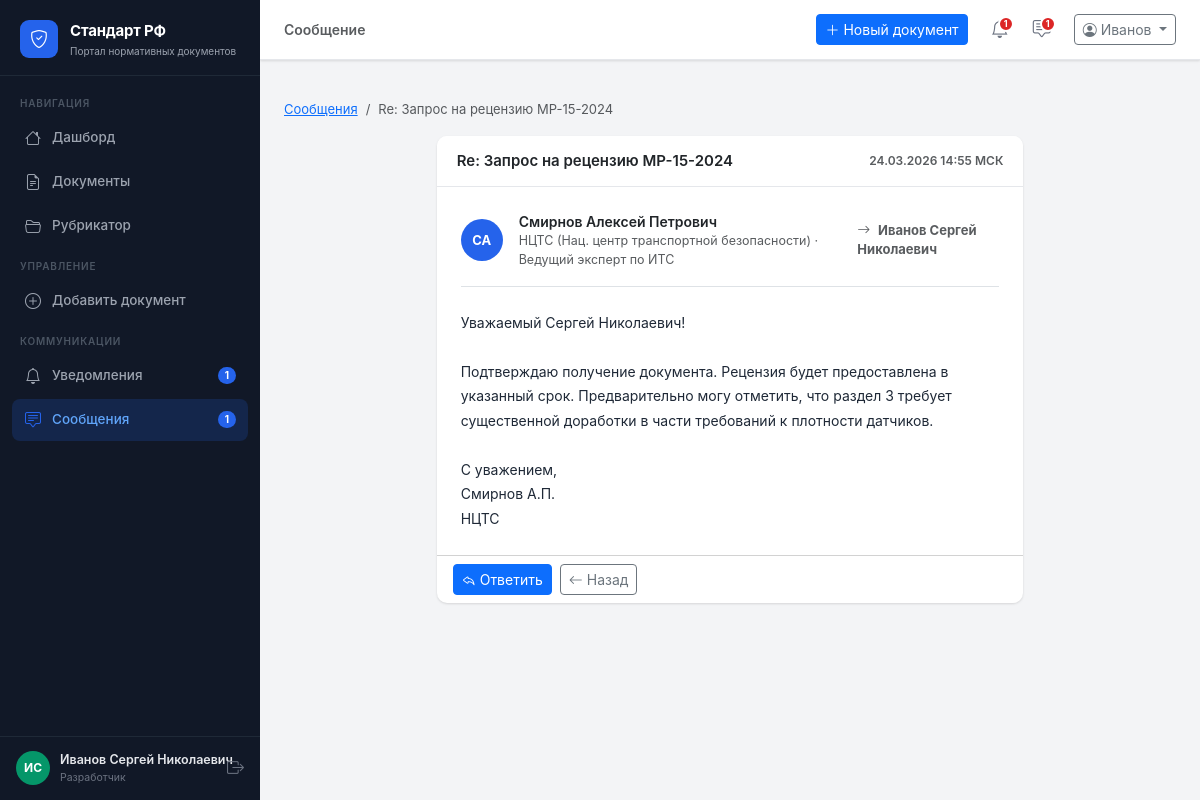
The page /messages/2 (signed in) on the database its author committed.
### app/models.py (models this page shows)
class User(db.Model):
    __tablename__ = 'users'
    id           = db.Column(db.Integer, primary_key=True)
    username     = db.Column(db.String(80), unique=True, nullable=False)
    email        = db.Column(db.String(120), unique=True, nullable=False)
    password     = db.Column(db.String(200), nullable=False, default='demo123')
    role         = db.Column(db.String(20), nullable=False)   # admin | org | expert
    full_name    = db.Column(db.String(200))
    organization = db.Column(db.String(300))
    position     = db.Column(db.String(200))
    created_at   = db.Column(db.DateTime, default=datetime.utcnow)
    phone        = db.Column(db.String(20))
    is_active    = db.Column(db.Boolean, default=True)
    org_id       = db.Column(db.Integer, db.ForeignKey('users.id'), nullable=True)
    rubric_id    = db.Column(db.Integer, db.ForeignKey('rubrics.id'), nullable=True)
    documents     = db.relationship('Document', backref='author', lazy=True,
                                    foreign_keys='Document.author_id')
    comments      = db.relationship('Comment', backref='author', lazy=True)
    notifications = db.relationship('Notification', backref='user', lazy=True)
    def get_initials(self):
        if self.full_name:
            parts = self.full_name.split()
            if len(parts) >= 2:
                return f"{parts[0][0]}{parts[1][0]}".upper()
            return self.full_name[:2].upper()
        return self.username[:2].upper()
    def role_label(self):
        return {'admin': 'Сис. администратор', 'org': 'Разработчик', 'organization': 'Организация', 'expert': 'Эксперт'}.get(self.role, self.role)
    def unread_notifications(self):
        return Notification.query.filter_by(user_id=self.id, is_read=False).count()
    def unread_messages(self):
        return Message.query.filter_by(receiver_id=self.id, is_read=False).count()

class Message(db.Model):
    __tablename__ = 'messages'
    id          = db.Column(db.Integer, primary_key=True)
    sender_id   = db.Column(db.Integer, db.ForeignKey('users.id'), nullable=False)
    receiver_id = db.Column(db.Integer, db.ForeignKey('users.id'), nullable=False)
    subject     = db.Column(db.String(300))
    text        = db.Column(db.Text, nullable=False)
    is_read     = db.Column(db.Boolean, default=False)
    created_at  = db.Column(db.DateTime, default=datetime.utcnow)
    sender   = db.relationship('User', foreign_keys=[sender_id],   backref='sent_messages')
    receiver = db.relationship('User', foreign_keys=[receiver_id], backref='received_messages')

### app/routes/messages.py (the view)
@messages_bp.route('/<int:msg_id>')
@login_required
def view(msg_id):
    user = get_current_user()
    msg  = Message.query.get_or_404(msg_id)
    if msg.receiver_id == user.id and not msg.is_read:
        msg.is_read = True
        db.session.commit()
    return render_template('messages/view.html', msg=msg, user=user)

### app/utils.py (called while the page is built)
def login_required(f):
    @wraps(f)
    def decorated(*args, **kwargs):
        if 'user_id' not in session:
            return redirect(url_for('auth.login'))
        return f(*args, **kwargs)
    return decorated

def get_current_user():
    if 'user_id' in session:
        return User.query.get(session['user_id'])
    return None

### app/templates/messages/view.html (shortened to what this page needs)
{% extends 'base.html' %}
{% block page_title %}Сообщение{% endblock %}
{% block content %}
<nav aria-label="breadcrumb" class="mb-3">
  <ol class="breadcrumb" style="font-size:13px;">
    <li class="breadcrumb-item"><a href="{{ url_for('messages.index') }}">Сообщения</a></li>
    <li class="breadcrumb-item active">{{ msg.subject or '(без темы)' }}</li>
  </ol>
</nav>
<div class="row justify-content-center">
  <div class="col-xl-8">
    <div class="card">
      <div class="card-header d-flex align-items-center justify-content-between">
        <span class="fw-semibold" style="font-size:15px;">{{ msg.subject or '(без темы)' }}</span>
        <span class="text-muted" style="font-size:12px;">
          {{ (msg.created_at | msk).strftime('%d.%m.%Y %H:%M') }} МСК
        </span>
      </div>
      <div class="card-body p-4">
        <div class="d-flex align-items-center gap-3 mb-4 pb-3 border-bottom">
          <div class="user-avatar" style="width:42px;height:42px;font-size:13px;background:#2563eb;">
            {{ msg.sender.get_initials() }}
          </div>
          <div>
            <div class="fw-semibold" style="font-size:14px;">{{ msg.sender.full_name }}</div>
            <div class="text-muted" style="font-size:12.5px;">
              {{ msg.sender.organization }} · {{ msg.sender.position }}
            </div>
          </div>
          <div class="ms-auto text-muted" style="font-size:13px;">
            <i class="bi bi-arrow-right me-1"></i>
            <strong>{{ msg.receiver.full_name }}</strong>
          </div>
        </div>
        <div style="font-size:14px;line-height:1.75;white-space:pre-wrap;color:#1f2937;">{{ msg.text }}</div>
      </div>
      <div class="card-footer bg-transparent d-flex gap-2">
        <a href="{{ url_for('messages.compose') }}?to={{ msg.sender_id }}"
           class="btn btn-primary btn-sm">
          <i class="bi bi-reply me-1"></i>Ответить
        </a>
        <a href="{{ url_for('messages.index') }}" class="btn btn-outline-secondary btn-sm">
          <i class="bi bi-arrow-left me-1"></i>Назад
        </a>
      </div>
    </div>
  </div>
</div>
{% endblock %}

### app/templates/base.html (shortened to what this page needs)
<!DOCTYPE html>
<html lang="ru">
<head>
  <link rel="stylesheet"
        href="https://cdn.jsdelivr.net/npm/bootstrap@5.3.3/dist/css/bootstrap.min.css" />
  <link rel="stylesheet"
        href="https://cdn.jsdelivr.net/npm/bootstrap-icons@1.11.3/font/bootstrap-icons.min.css" />
  <link rel="stylesheet" href="{{ url_for('static', filename='css/main.css') }}" />
</head>
<body>
<aside class="sidebar" id="sidebar">
  <div class="sidebar-brand">
    <div class="brand-icon"><i class="bi bi-shield-check"></i></div>
    <div class="brand-text">
      <span class="brand-title">Стандарт РФ</span>
      <span class="brand-sub">Портал нормативных документов</span>
    </div>
  </div>
  <nav class="sidebar-nav">
    <div class="nav-section-label">Навигация</div>
    <a href="{{ url_for('main.dashboard') }}"
       class="nav-link {% if request.endpoint == 'main.dashboard' %}active{% endif %}">
      <i class="bi bi-house"></i><span>Дашборд</span>
    </a>
    <a href="{{ url_for('documents.list_documents') }}"
       class="nav-link {% if request.blueprint == 'documents' and request.endpoint != 'documents.add' %}active{% endif %}">
      <i class="bi bi-file-earmark-text"></i><span>Документы</span>
    </a>
    <a href="{{ url_for('rubrics.index') }}"
       class="nav-link {% if request.blueprint == 'rubrics' %}active{% endif %}">
      <i class="bi bi-folder2-open"></i><span>Рубрикатор</span>
    </a>
    {% if session.role in ('admin', 'org', 'organization') %}
    <div class="nav-section-label mt-2">Управление</div>
    {% if session.role == 'org' %}
    <a href="{{ url_for('documents.add') }}"
       class="nav-link {% if request.endpoint == 'documents.add' %}active{% endif %}">
      <i class="bi bi-plus-circle"></i><span>Добавить документ</span>
    </a>
    {% endif %}
    {% endif %}
    <div class="nav-section-label mt-2">Коммуникации</div>
    <a href="{{ url_for('notifications.index') }}"
       class="nav-link {% if request.blueprint == 'notifications' %}active{% endif %}">
      <i class="bi bi-bell"></i><span>Уведомления</span>
      {% set unread_n = current_user.unread_notifications() if current_user else 0 %}
      {% if unread_n > 0 %}
      <span class="nav-badge">{{ unread_n }}</span>
      {% endif %}
    </a>
    <a href="{{ url_for('messages.index') }}"
       class="nav-link {% if request.blueprint == 'messages' %}active{% endif %}">
      <i class="bi bi-chat-square-text"></i><span>Сообщения</span>
      {% set unread_m = current_user.unread_messages() if current_user else 0 %}
      {% if unread_m > 0 %}
      <span class="nav-badge">{{ unread_m }}</span>
      {% endif %}
    </a>
  </nav>
  <div class="sidebar-footer">
    <div class="user-card">
      {% set _avatar_colors = ['#2563eb','#7c3aed','#059669','#d97706','#dc2626'] %}
      <div class="user-avatar" style="background:{{ _avatar_colors[(current_user.id % _avatar_colors|length) if current_user else 0] }}">
        {{ current_user.get_initials() if current_user else '?' }}
      </div>
      <div class="user-info">
        <div class="user-name">{{ session.full_name or 'Гость' }}</div>
        <div class="user-role">{{ current_user.role_label() if current_user else '' }}</div>
      </div>
    </div>
    <a href="{{ url_for('auth.logout') }}" class="btn-logout" title="Выйти">
      <i class="bi bi-box-arrow-right"></i>
    </a>
  </div>
</aside>
<div class="main-wrapper">
  <header class="topbar">
    <div class="topbar-breadcrumb">
      {% block breadcrumb %}
      <span class="text-muted">{% block page_title %}{% endblock %}</span>
      {% endblock %}
    </div>
    <div class="topbar-actions ms-auto">
      {% if session.role == 'org' %}
      <a href="{{ url_for('documents.add') }}" class="btn btn-primary btn-sm me-2">
        <i class="bi bi-plus-lg me-1"></i>Новый документ
      </a>
      {% endif %}
      <a href="{{ url_for('notifications.index') }}" class="topbar-icon-btn" title="Уведомления">
        {% set unread_n = current_user.unread_notifications() if current_user else 0 %}
        {% if unread_n > 0 %}<span class="dot-badge">{{ unread_n }}</span>{% endif %}
      </a>
      <a href="{{ url_for('messages.index') }}" class="topbar-icon-btn" title="Сообщения">
        {% set unread_m = current_user.unread_messages() if current_user else 0 %}
        {% if unread_m > 0 %}<span class="dot-badge">{{ unread_m }}</span>{% endif %}
      </a>
      <div class="dropdown ms-2">
        <button class="btn btn-outline-secondary btn-sm dropdown-toggle" data-bs-toggle="dropdown">
          <i class="bi bi-person-circle me-1"></i>{{ session.full_name.split()[0] if session.full_name else 'Гость' }}
        </button>
      </div>
    </div>
  </header>
  <div class="flash-container">
  </div>
  <main class="page-content">
    {% block content %}{% endblock %}
  </main>
</div>
</body>
</html>

### rows shown on the page
User: full_name "ИС", full_name "Иванов Сергей Николаевич", role "Разработчик", receiver.full_name "Иванов Сергей Николаевич"
Message: subject "Re: Запрос на рецензию МР-15-2024", created_at "24.03.2026 14:55", text "Уважаемый Сергей Николаевич! Подтверждаю получение документа. Рецензия будет предоставлена в указанный срок. Предварительно могу отметить, что раздел 3 требует существенной доработки в части требований к плотности датчиков. С уважением, Смирнов А.П. НЦТС"
User: sender.get_initials "СА", sender.full_name "Смирнов Алексей Петрович", sender.organization "НЦТС (Нац. центр транспортной безопасности)", sender.position "Ведущий эксперт по ИТС"

### other values the page prints
{{ unread_n }} "1"
{{ unread_m }} "1"
{{ session.full_name.split()[0] if session.full_name else 'Гость' }} "Иванов"
